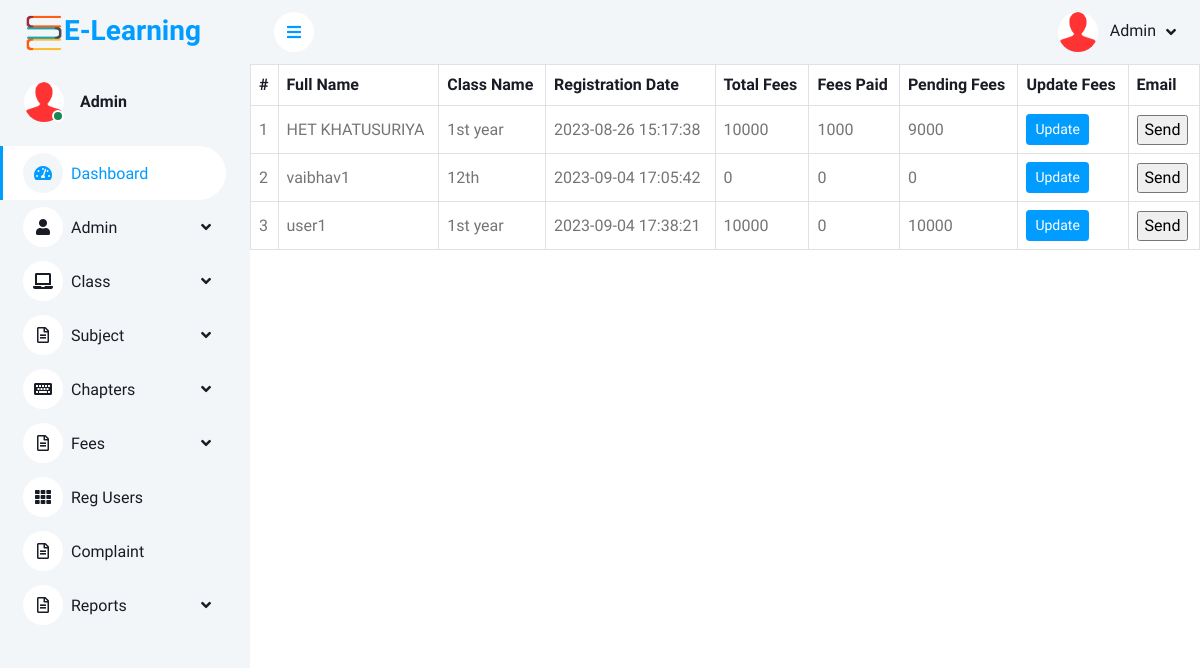
Page /admin/list-fee.php (signed in) on the committed database.
### tables this page shows
CREATE TABLE IF NOT EXISTS `tbluser` (
  `ID` int NOT NULL AUTO_INCREMENT,
  `FullName` varchar(250) DEFAULT NULL,
  `MobileNumber` bigint DEFAULT NULL,
  `Email` varchar(250) DEFAULT NULL,
  `ClassID` int DEFAULT NULL,
  `Password` varchar(250) DEFAULT NULL,
  `RegDate` timestamp NULL DEFAULT CURRENT_TIMESTAMP,
  `validation` tinyint(1) DEFAULT '0',
  `Paid_fee` int NOT NULL,
  PRIMARY KEY (`ID`)
);

CREATE TABLE IF NOT EXISTS `tblclass` (
  `ID` int NOT NULL AUTO_INCREMENT,
  `Class` varchar(50) DEFAULT NULL,
  `CreationDate` timestamp NULL DEFAULT CURRENT_TIMESTAMP,
  `Class_fee` int NOT NULL,
  PRIMARY KEY (`ID`)
);

### admin/list-fee.php (the view, shortened to what this page needs)
<?php
include('includes/dbconnection.php');
if (strlen($_SESSION['ocasaid'] == 0)) {
    header('location:logout.php');
} else {
    $servername = "localhost";
    $username = "root";
    $password = "";
    $dbname = "ocmmsdb";
    $conn = new mysqli($servername, $username, $password, $dbname);
    ?>
    <!DOCTYPE html>
    <html lang="en">
    <head>
        <link href="https://cdnjs.cloudflare.com/ajax/libs/font-awesome/5.10.0/css/all.min.css" rel="stylesheet">
        <link href="https://cdn.jsdelivr.net/npm/bootstrap-icons@1.4.1/font/bootstrap-icons.css" rel="stylesheet">
        <link href="lib/owlcarousel/assets/owl.carousel.min.css" rel="stylesheet">
        <link href="lib/tempusdominus/css/tempusdominus-bootstrap-4.min.css" rel="stylesheet" />
        <link href="css/bootstrap.min.css" rel="stylesheet">
        <link href="css/style.css" rel="stylesheet">
    </head>
    <body>
        <div class="container-fluid position-relative bg-white d-flex p-0">
            <?php include_once('includes/sidebar.php'); ?>
            <div class="content">
                <?php include_once('includes/header.php'); ?>
                <div class="table-responsive">
                    <table class="table text-start align-middle table-bordered table-hover mb-0">
                        <thead>
                            <tr class="text-dark">
                                <th scope="col">#</th>
                                <th scope="col">Full Name</th>
                                <th scope="col">Class Name</th>
                                <th scope="col">Registration Date</th>
                                <th scope="col">Total Fees</th>
                                <th scope="col">Fees Paid</th>
                                <th scope="col">Pending Fees</th>
                                <th scope="col">Update Fees</th>
                                <th scope="col">Email</th>
                            </tr>
                        </thead>
                        <tbody>
                            <?php
                            $sql = "SELECT u.ID,u.FullName,u.Email,c.Class,u.RegDate,c.Class_fee,u.Paid_fee from tbluser u LEFT join tblclass c on u.ClassID=c.ID;
                            ";
                            $result = $conn->query($sql);
                            if ($result->num_rows > 0) {
                                $count = 1;
                                while ($row = $result->fetch_assoc()) {
                                    echo '<tr>';
                                    echo '<td>' . $count . '</td>';
                                    echo '<td>' . $row["FullName"] . '</td>';
                                    echo '<td>' . $row["Class"] . '</td>';
                                    echo '<td>' . $row["RegDate"] . '</td>';
                                    echo '<td>' . $row["Class_fee"] . '</td>';
                                    echo '<td>' . $row["Paid_fee"] . '</td>';
                                    echo '<td>' . $row["Class_fee"]-$row["Paid_fee"] . '</td>';
                                    echo '<td><a class="btn btn-sm btn-primary"
                                    href="edit-fee-stu.php?id=' . $row['ID'] . '&standard=' . $row['Class'] . '">Update</a></td>';
                                    echo '<td><input type="submit" name="submit" value="Send"></td>';
                                    echo '</tr>';
                                    $count++;
                                }
                            } else {
                                echo '<tr><td colspan="7">No records found!</td></tr>';
                            }
                            ?>
                        </tbody>
                    </table>
                </div>
    </body>
    </html>
<?php } ?>

### admin/includes/sidebar.php (shortened to what this page needs)
<div class="sidebar pe-4 pb-3">
    <nav class="navbar bg-light navbar-light">
        <a href="dashboard.php" class="navbar-brand mx-4 mb-3">
            <h3 class="text-primary"><img src="..\images\icon\favicon.png" height="40px"></i>E-Learning</h3>
        </a>
        <div class="d-flex align-items-center ms-4 mb-4">
            <div class="position-relative">
                <img class="rounded-circle" src="img/user.jpg" alt="" style="width: 40px; height: 40px;">
                <div
                    class="bg-success rounded-circle border border-2 border-white position-absolute end-0 bottom-0 p-1">
                </div>
            </div>
            <div class="ms-3">
                <?php
                $aid = $_SESSION['ocasaid'];
                $sql = "SELECT * from  tbladmin where ID=:aid";
                $query = $dbh->prepare($sql);
                $query->bindParam(':aid', $aid, PDO::PARAM_STR);
                $query->execute();
                $results = $query->fetchAll(PDO::FETCH_OBJ);
                $cnt = 1;
                if ($query->rowCount() > 0) {
                    foreach ($results as $row) { ?>
                        <h6 class="mb-0">
                            <?php echo $row->AdminName; ?>
                        </h6>
                        <!-- <span><?php echo $row->Email; ?></span><?php $cnt = $cnt + 1;
                    }
                } ?> -->
            </div>
        </div>
        <div class="navbar-nav w-100">
            <a href="dashboard.php" class="nav-item nav-link active"><i
                    class="fa fa-tachometer-alt me-2"></i>Dashboard</a>
            <div class="nav-item dropdown">
                <a href="#" class="nav-link dropdown-toggle" data-bs-toggle="dropdown"><i
                        class="fa fa-user me-2"></i>Admin</a>
            </div>
            <div class="nav-item dropdown">
                <a href="#" class="nav-link dropdown-toggle" data-bs-toggle="dropdown"><i
                        class="fa fa-laptop me-2"></i>Class</a>
            </div>
            <div class="nav-item dropdown">
                <a href="#" class="nav-link dropdown-toggle" data-bs-toggle="dropdown"><i
                        class="far fa-file-alt me-2"></i>Subject</a>
            </div>
            <div class="nav-item dropdown">
                <a href="#" class="nav-link dropdown-toggle" data-bs-toggle="dropdown"><i
                        class="fa fa-keyboard me-2"></i>Chapters</a>
            </div>
            <div class="nav-item dropdown">
                <a href="#" class="nav-link dropdown-toggle" data-bs-toggle="dropdown"><i
                        class="far fa-file-alt me-2"></i>Fees</a>
            </div>
            <a href="reg-users.php" class="nav-item nav-link"><i class="fa fa-th me-2"></i>Reg Users</a>
            <a href="view-complaint.php" class="nav-item nav-link"><i class="far fa-file-alt me-2"></i>Complaint</a>
            <div class="nav-item dropdown">
                <a href="#" class="nav-link dropdown-toggle" data-bs-toggle="dropdown"><i
                        class="far fa-file-alt me-2"></i>Reports</a>
            </div>
        </div>
    </nav>
</div>

### admin/includes/header.php (shortened to what this page needs)
            <nav class="navbar navbar-expand bg-light navbar-light sticky-top px-4 py-0" style ="background-color:red">
                <a href="#" class="sidebar-toggler flex-shrink-0">
                    <i class="fa fa-bars"></i>
                </a>
                <div class="navbar-nav align-items-center ms-auto" >
                   <?php
$aid=$_SESSION['ocasaid'];
$sql="SELECT * from  tbladmin where ID=:aid";
$query = $dbh -> prepare($sql);
$query->bindParam(':aid',$aid,PDO::PARAM_STR);
$query->execute();
$results=$query->fetchAll(PDO::FETCH_OBJ);
$cnt=1;
if($query->rowCount() > 0)
{
foreach($results as $row)
{               ?>
                    <div class="nav-item dropdown" >
                        <a href="#" class="nav-link dropdown-toggle" data-bs-toggle="dropdown">
                            <img class="rounded-circle me-lg-2" src="img/user.jpg" alt="" style="width: 40px; height: 40px;">
                            <span class="d-none d-lg-inline-flex"><?php  echo $row->AdminName;?></span><?php $cnt=$cnt+1;}} ?>
                        </a>
                    </div>
                </div>
            </nav>

### admin/css/style.css (style rules this page uses)
:root { --primary: #009CFF; --light: #F3F6F9; --dark: #191C24; }
.btn { transition: .5s; }
.btn.btn-primary { color: #FFFFFF; }
.sidebar { position: fixed; top: 0; left: 0; bottom: 0; width: 250px; height: 100vh; overflow-y: auto; background: var(--light); transition: 0.5s; z-index: 999; }
.content { margin-left: 250px; min-height: 100vh; background: #FFFFFF; transition: 0.5s; }
@media (min-width: 992px) { .sidebar { margin-left: 0; } }
@media (min-width: 992px) { .content { width: calc(100% - 250px); } }
.sidebar .navbar .navbar-nav .nav-link { padding: 7px 20px; color: var(--dark); font-weight: 500; border-left: 3px solid var(--light); border-radius: 0 30px 30px 0; outline: none; }
.sidebar .navbar .navbar-nav .nav-link:hover, .sidebar .navbar .navbar-nav .nav-link.active { color: var(--primary); background: #FFFFFF; border-color: var(--primary); }
.sidebar .navbar .navbar-nav .nav-link i { width: 40px; height: 40px; display: inline-flex; align-items: center; justify-content: center; background: #FFFFFF; border-radius: 40px; }
.sidebar .navbar .navbar-nav .nav-link:hover i, .sidebar .navbar .navbar-nav .nav-link.active i { background: var(--light); }
.sidebar .navbar .dropdown-toggle::after { position: absolute; top: 15px; right: 15px; border: none; content: "\f107"; font-family: "Font Awesome 5 Free"; font-weight: 900; transition: .5s; }
.content .navbar .navbar-nav .nav-link { margin-left: 25px; padding: 12px 0; color: var(--dark); outline: none; }
.content .navbar .sidebar-toggler, .content .navbar .navbar-nav .nav-link i { width: 40px; height: 40px; display: inline-flex; align-items: center; justify-content: center; background: #FFFFFF; border-radius: 40px; }
.content .navbar .dropdown-toggle::after { margin-left: 6px; vertical-align: middle; border: none; content: "\f107"; font-family: "Font Awesome 5 Free"; font-weight: 900; transition: .5s; }

### rows in the picture
tbluser: FullName "HET KHATUSURIYA", ClassID.Class "1st year", RegDate "2023-08-26 15:17:38", ClassID.Class_fee "10000", Paid_fee "1000", $row["Class_fee"]-$row["Paid_fee"] "9000"
tbluser: FullName "vaibhav1", ClassID.Class "12th", RegDate "2023-09-04 17:05:42", ClassID.Class_fee "0", Paid_fee "0", $row['Class_fee']-$row['Paid_fee'] "0"
tbluser: FullName "user1", ClassID.Class "1st year", RegDate "2023-09-04 17:38:21", ClassID.Class_fee "10000", Paid_fee "0", $row['Class_fee']-$row['Paid_fee'] "10000"

### other values in the picture
$row->AdminName "Admin"
